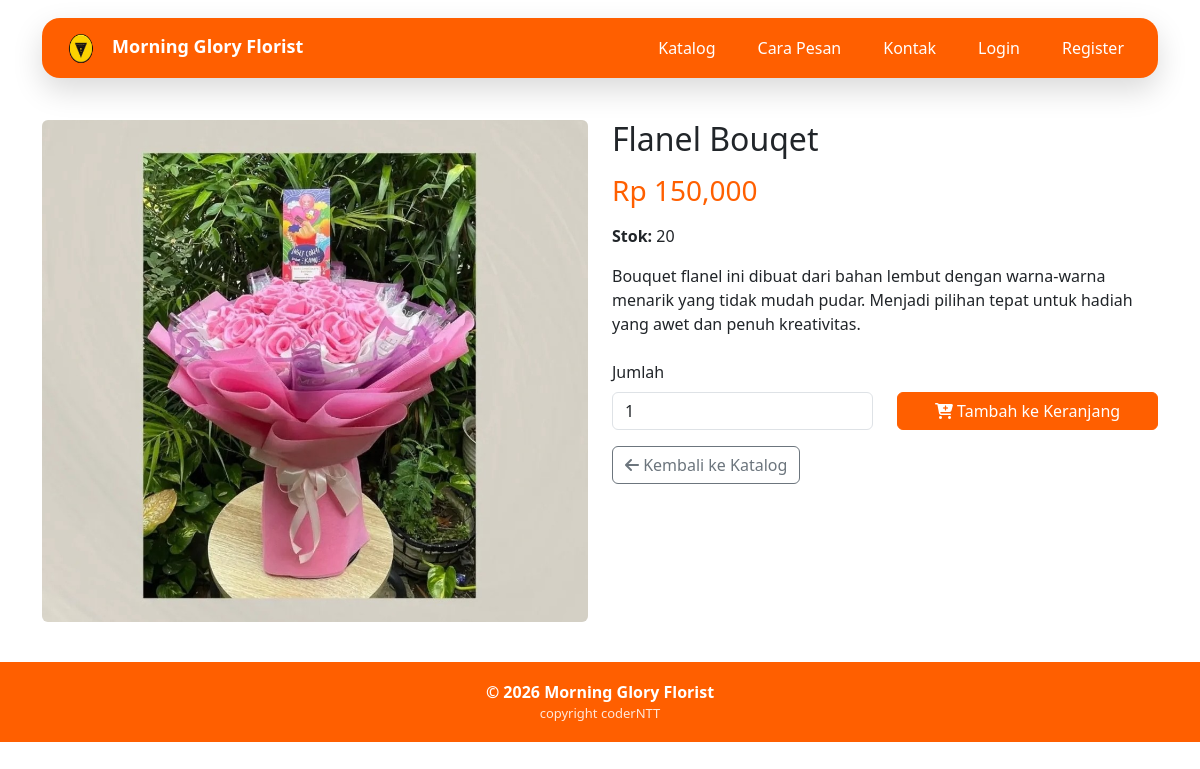
Page /produk/15/ on the earlier database version.
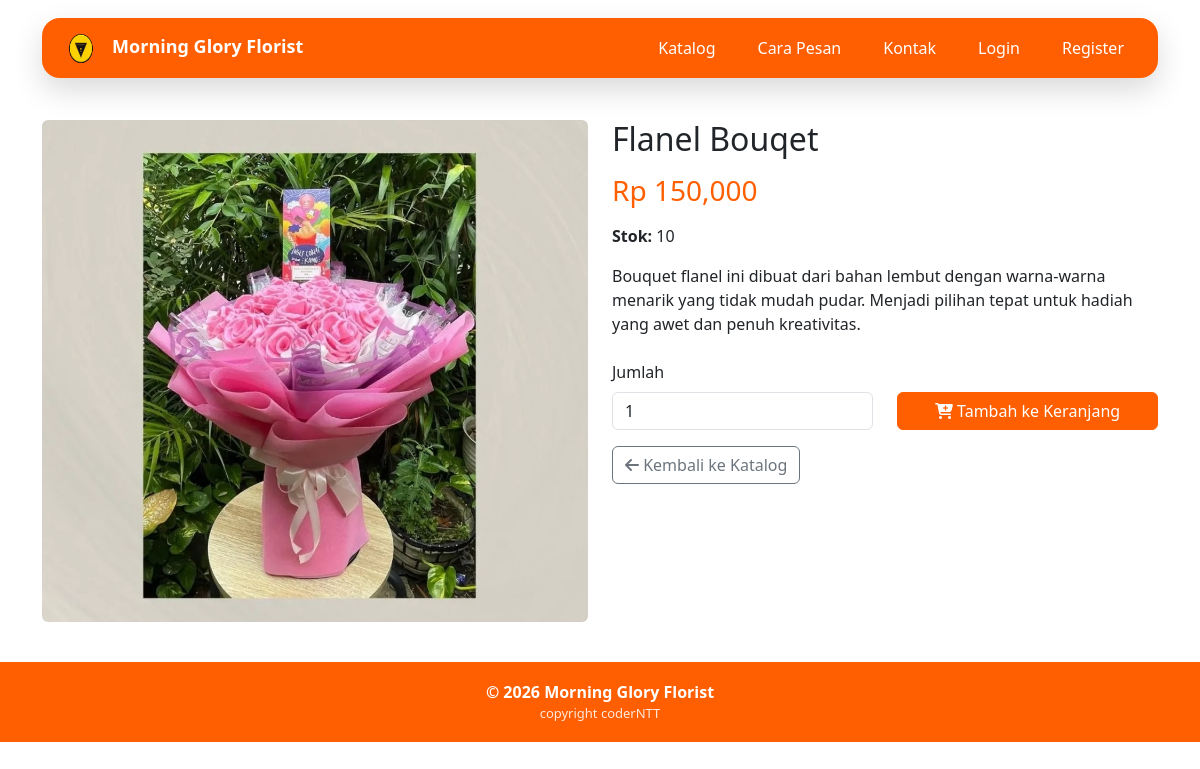
Same page on the later database version.
### core/models.py (models this page shows, shortened)
class Produk(models.Model):
    idProduk = models.AutoField(primary_key=True)
    namaProduk = models.CharField(max_length=50)
    hargaProduk = models.DecimalField(max_digits=12, decimal_places=2)
    stok = models.PositiveIntegerField(default=0)
    deskripsi = models.TextField(blank=True)
    foto = models.ImageField(upload_to='produk/', blank=True, null=True)
    class Meta:
        verbose_name = "Produk"
        verbose_name_plural = "Produk"

### core/views_pelanggan.py (the view)
def pelanggan_produk_detail(request, idProduk):
    product = get_object_or_404(Produk, idProduk=idProduk)
    context = {'product': product}
    return render(request, 'pelanggan/produk_detail.html', context)

### core/templates/pelanggan/produk_detail.html (shortened to what this page needs)
{% extends 'pelanggan/base.html' %}
{% load humanize %}
{% load static %}
{% block content %}
<div class="row">
    <div class="col-md-6">
        {% if product.foto %}
        <img src="{{ product.foto.url }}" alt="{{ product.namaProduk }}" class="img-fluid rounded">
        {% else %}
        <div class="bg-light d-flex align-items-center justify-content-center rounded" style="height: 400px;">
            <i class="fa-solid fa-seedling" style="font-size: 6rem; color: #ccc;"></i>
        </div>
        {% endif %}
    </div>
    <div class="col-md-6">
        <h2>{{ product.namaProduk }}</h2>
        <h3 class="text-primary-custom mt-3">Rp {{ product.hargaProduk|floatformat:0|intcomma }}</h3>
        <p class="mt-3"><strong>Stok:</strong> {{ product.stok }}</p>
        <p class="mt-3">{{ product.deskripsi }}</p>
        {% if product.stok > 0 %}
        <form method="post" action="{% url 'pelanggan_cart_add' product.idProduk %}" class="mt-4">
            <div class="row">
                <div class="col-6">
                    <label for="qty" class="form-label">Jumlah</label>
                    <input type="number" class="form-control" id="qty" name="qty" value="1" min="1" max="{{ product.stok }}">
                </div>
                <div class="col-6 d-flex align-items-end">
                    <button type="submit" class="btn btn-primary w-100">
                        <i class="fa-solid fa-cart-plus"></i> Tambah ke Keranjang
                    </button>
                </div>
            </div>
        </form>
        {% else %}
        <div class="alert alert-warning mt-4">
            Produk sedang habis stok
        </div>
        {% endif %}
        <a href="{% url 'pelanggan_katalog' %}" class="btn btn-outline-secondary mt-3">
            <i class="fa-solid fa-arrow-left"></i> Kembali ke Katalog
        </a>
    </div>
</div>
{% endblock %}

Differences in the rows shown:
changed Produk "Flanel Bouqet": stok "20" → "10"
